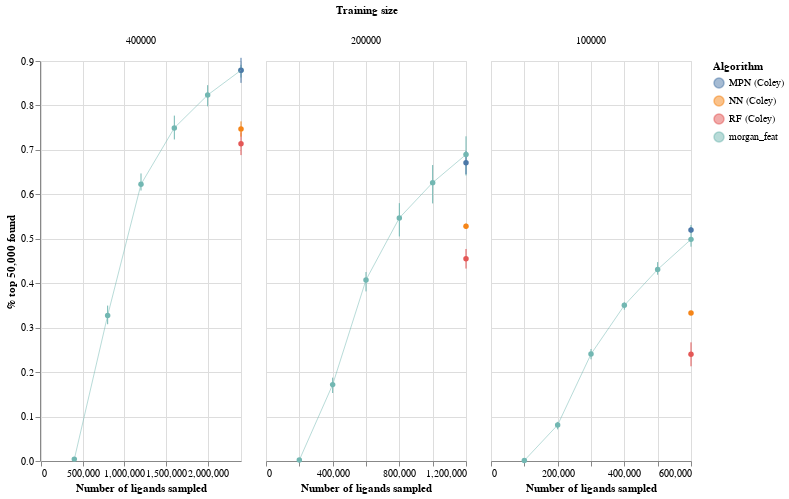

Here is the notebook cell this chart was saved with:
### Code cell
error_bars = alt.Chart(concat).mark_errorbar(extent='ci').encode(
  x=alt.X('N ligands explored:Q',title='Number of ligands sampled'),
  y=alt.Y('% top-k found:Q', title='% top 50,000 found'),
    color=alt.Color('Algorithm')
)

points = alt.Chart(concat).mark_point(filled=True, color='black').encode(
  x=alt.X('N ligands explored:Q'),
  y=alt.Y('% top-k found:Q',aggregate='mean',title='% top 50,000 found'),
    color=alt.Color('Algorithm')
)

line = alt.Chart(concat).mark_line(color='black',size=1,opacity=0.5).encode(
  x=alt.X('N ligands explored:Q'),
  y=alt.Y('% top-k found:Q',aggregate='mean',title='% top 50,000 found'),
    color=alt.Color('Algorithm')
)

ch = (error_bars+points+line).properties(height=400,width=200).facet(
    column=alt.Column('Training size:N',sort=alt.Sort([0.004, 0.002, 0.001])),
).resolve_scale(x='independent')
ch

### Figure 1 — Vega-Lite specification as saved in the notebook (floating-point values rounded to 4 significant figures)
{"config": {"view": {"continuousWidth": 400, "continuousHeight": 300}}, "data": {"name": "data-ccf4b4b9d0bb947ece1143dc200744dd"}, "facet": {"column": {"type": "nominal", "field": "Training size", "sort": [0.004, 0.002, 0.001]}}, "spec": {"layer": [{"mark": {"type": "errorbar", "extent": "ci"}, "encoding": {"color": {"type": "nominal", "field": "Algorithm"}, "x": {"type": "quantitative", "field": "N ligands explored", "title": "Number of ligands sampled"}, "y": {"type": "quantitative", "field": "% top-k found", "title": "% top 50,000 found"}}}, {"mark": {"type": "point", "color": "black", "filled": true}, "encoding": {"color": {"type": "nominal", "field": "Algorithm"}, "x": {"type": "quantitative", "field": "N ligands explored"}, "y": {"type": "quantitative", "aggregate": "mean", "field": "% top-k found", "title": "% top 50,000 found"}}}, {"mark": {"type": "line", "color": "black", "opacity": 0.5, "size": 1}, "encoding": {"color": {"type": "nominal", "field": "Algorithm"}, "x": {"type": "quantitative", "field": "N ligands explored"}, "y": {"type": "quantitative", "aggregate": "mean", "field": "% top-k found", "title": "% top 50,000 found"}}}], "height": 400, "width": 200}, "resolve": {"scale": {"x": "independent"}}, "$schema": "https://vega.github.io/schema/vega-lite/v4.8.1.json", "datasets": {"data-ccf4b4b9d0bb947ece1143dc200744dd": [{"Unnamed: 0": 0.0, "Algorithm": "morgan_feat", "Training size": 400000, "N ligands explored": 400000, "% top-k found": 0.0037}, {"Unnamed: 0": 1.0, "Algorithm": "morgan_feat", "Training size": 400000, "N ligands explored": 800000, "% top-k found": 0.3077}, {"Unnamed: 0": 2.0, "Algorithm": "morgan_feat", "Training size": 400000, "N ligands explored": 1200000, "% top-k found": 0.6086}, {"Unnamed: 0": 3.0, "Algorithm": "morgan_feat", "Training size": 400000, "N ligands explored": 1600000, "% top-k found": 0.7478}, {"Unnamed: 0": 4.0, "Algorithm": "morgan_feat", "Training size": 400000, "N ligands explored": 2000000, "% top-k found": 0.8267}, {"Unnamed: 0": 5.0, "Algorithm": "morgan_feat", "Training size": 400000, "N ligands explored": 2400000, "% top-k found": 0.8914}, {"Unnamed: 0": 6.0, "Algorithm": "morgan_feat", "Training size": 200000, "N ligands explored": 200000, "% top-k found": 0.00178}, {"Unnamed: 0": 7.0, "Algorithm": "morgan_feat", "Training size": 200000, "N ligands explored": 400000, "% top-k found": 0.153}, {"Unnamed: 0": 8.0, "Algorithm": "morgan_feat", "Training size": 200000, "N ligands explored": 600000, "% top-k found": 0.3816}, {"Unnamed: 0": 9.0, "Algorithm": "morgan_feat", "Training size": 200000, "N ligands explored": 800000, "% top-k found": 0.5052}, {"Unnamed: 0": 10.0, "Algorithm": "morgan_feat", "Training size": 200000, "N ligands explored": 1000000, "% top-k found": 0.5795}, {"Unnamed: 0": 11.0, "Algorithm": "morgan_feat", "Training size": 200000, "N ligands explored": 1200000, "% top-k found": 0.6425}, {"Unnamed: 0": 12.0, "Algorithm": "morgan_feat", "Training size": 100000, "N ligands explored": 100000, "% top-k found": 0.00094}, {"Unnamed: 0": 13.0, "Algorithm": "morgan_feat", "Training size": 100000, "N ligands explored": 200000, "% top-k found": 0.07122}, {"Unnamed: 0": 14.0, "Algorithm": "morgan_feat", "Training size": 100000, "N ligands explored": 300000, "% top-k found": 0.2289}, {"Unnamed: 0": 15.0, "Algorithm": "morgan_feat", "Training size": 100000, "N ligands explored": 400000, "% top-k found": 0.3403}, {"Unnamed: 0": 16.0, "Algorithm": "morgan_feat", "Training size": 100000, "N ligands explored": 500000, "% top-k found": 0.4191}, {"Unnamed: 0": 17.0, "Algorithm": "morgan_feat", "Training size": 100000, "N ligands explored": 600000, "% top-k found": 0.4822}, {"Unnamed: 0": 18.0, "Algorithm": "morgan_feat", "Training size": 400000, "N ligands explored": 400000, "% top-k found": 0.00448}, {"Unnamed: 0": 19.0, "Algorithm": "morgan_feat", "Training size": 400000, "N ligands explored": 800000, "% top-k found": 0.3252}, {"Unnamed: 0": 20.0, "Algorithm": "morgan_feat", "Training size": 400000, "N ligands explored": 1200000, "% top-k found": 0.6125}, {"Unnamed: 0": 21.0, "Algorithm": "morgan_feat", "Training size": 400000, "N ligands explored": 1600000, "% top-k found": 0.7234}, {"Unnamed: 0": 22.0, "Algorithm": "morgan_feat", "Training size": 400000, "N ligands explored": 2000000, "% top-k found": 0.798}, {"Unnamed: 0": 23.0, "Algorithm": "morgan_feat", "Training size": 400000, "N ligands explored": 2400000, "% top-k found": 0.8627}, {"Unnamed: 0": 24.0, "Algorithm": "morgan_feat", "Training size": 200000, "N ligands explored": 200000, "% top-k found": 0.0022}, {"Unnamed: 0": 25.0, "Algorithm": "morgan_feat", "Training size": 200000, "N ligands explored": 400000, "% top-k found": 0.175}, {"Unnamed: 0": 26.0, "Algorithm": "morgan_feat", "Training size": 200000, "N ligands explored": 600000, "% top-k found": 0.4158}, {"Unnamed: 0": 27.0, "Algorithm": "morgan_feat", "Training size": 200000, "N ligands explored": 800000, "% top-k found": 0.555}, {"Unnamed: 0": 28.0, "Algorithm": "morgan_feat", "Training size": 200000, "N ligands explored": 1000000, "% top-k found": 0.6335}, {"Unnamed: 0": 29.0, "Algorithm": "morgan_feat", "Training size": 200000, "N ligands explored": 1200000, "% top-k found": 0.6957}, {"Unnamed: 0": 30.0, "Algorithm": "morgan_feat", "Training size": 100000, "N ligands explored": 100000, "% top-k found": 0.00116}, {"Unnamed: 0": 31.0, "Algorithm": "morgan_feat", "Training size": 100000, "N ligands explored": 200000, "% top-k found": 0.08806}, {"Unnamed: 0": 32.0, "Algorithm": "morgan_feat", "Training size": 100000, "N ligands explored": 300000, "% top-k found": 0.2519}, {"Unnamed: 0": 33.0, "Algorithm": "morgan_feat", "Training size": 100000, "N ligands explored": 400000, "% top-k found": 0.3532}, {"Unnamed: 0": 34.0, "Algorithm": "morgan_feat", "Training size": 100000, "N ligands explored": 500000, "% top-k found": 0.4263}, {"Unnamed: 0": 35.0, "Algorithm": "morgan_feat", "Training size": 100000, "N ligands explored": 600000, "% top-k found": 0.4829}, {"Unnamed: 0": 36.0, "Algorithm": "morgan_feat", "Training size": 400000, "N ligands explored": 400000, "% top-k found": 0.00448}, {"Unnamed: 0": 37.0, "Algorithm": "morgan_feat", "Training size": 400000, "N ligands explored": 800000, "% top-k found": 0.3497}, {"Unnamed: 0": 38.0, "Algorithm": "morgan_feat", "Training size": 400000, "N ligands explored": 1200000, "% top-k found": 0.647}, {"Unnamed: 0": 39.0, "Algorithm": "morgan_feat", "Training size": 400000, "N ligands explored": 1600000, "% top-k found": 0.7771}, {"Unnamed: 0": 40.0, "Algorithm": "morgan_feat", "Training size": 400000, "N ligands explored": 2000000, "% top-k found": 0.8456}, {"Unnamed: 0": 41.0, "Algorithm": "morgan_feat", "Training size": 400000, "N ligands explored": 2400000, "% top-k found": 0.8836}, {"Unnamed: 0": 42.0, "Algorithm": "morgan_feat", "Training size": 200000, "N ligands explored": 200000, "% top-k found": 0.00254}, {"Unnamed: 0": 43.0, "Algorithm": "morgan_feat", "Training size": 200000, "N ligands explored": 400000, "% top-k found": 0.1876}, {"Unnamed: 0": 44.0, "Algorithm": "morgan_feat", "Training size": 200000, "N ligands explored": 600000, "% top-k found": 0.4252}, {"Unnamed: 0": 45.0, "Algorithm": "morgan_feat", "Training size": 200000, "N ligands explored": 800000, "% top-k found": 0.5802}, {"Unnamed: 0": 46.0, "Algorithm": "morgan_feat", "Training size": 200000, "N ligands explored": 1000000, "% top-k found": 0.6659}, {"Unnamed: 0": 47.0, "Algorithm": "morgan_feat", "Training size": 200000, "N ligands explored": 1200000, "% top-k found": 0.7306}, {"Unnamed: 0": 48.0, "Algorithm": "morgan_feat", "Training size": 100000, "N ligands explored": 100000, "% top-k found": 0.00118}, {"Unnamed: 0": 49.0, "Algorithm": "morgan_feat", "Training size": 100000, "N ligands explored": 200000, "% top-k found": 0.08394}, {"Unnamed: 0": 50.0, "Algorithm": "morgan_feat", "Training size": 100000, "N ligands explored": 300000, "% top-k found": 0.2411}, {"Unnamed: 0": 51.0, "Algorithm": "morgan_feat", "Training size": 100000, "N ligands explored": 400000, "% top-k found": 0.357}, {"Unnamed: 0": 52.0, "Algorithm": "morgan_feat", "Training size": 100000, "N ligands explored": 500000, "% top-k found": 0.4475}, {"Unnamed: 0": 53.0, "Algorithm": "morgan_feat", "Training size": 100000, "N ligands explored": 600000, "% top-k found": 0.5309}, {"Unnamed: 0": null, "Algorithm": "RF (Coley)", "Training size": 400000, "N ligands explored": 2400000, "% top-k found": 0.6883}, {"Unnamed: 0": null, "Algorithm": "RF (Coley)", "Training size": 400000, "N ligands explored": 2400000, "% top-k found": 0.714}, {"Unnamed: 0": null, "Algorithm": "RF (Coley)", "Training size": 400000, "N ligands explored": 2400000, "% top-k found": 0.7397}, {"Unnamed: 0": null, "Algorithm": "NN (Coley)", "Training size": 400000, "N ligands explored": 2400000, "% top-k found": 0.7299}, {"Unnamed: 0": null, "Algorithm": "NN (Coley)", "Training size": 400000, "N ligands explored": 2400000, "% top-k found": 0.747}, {"Unnamed: 0": null, "Algorithm": "NN (Coley)", "Training size": 400000, "N ligands explored": 2400000, "% top-k found": 0.7641}, {"Unnamed: 0": null, "Algorithm": "MPN (Coley)", "Training size": 400000, "N ligands explored": 2400000, "% top-k found": 0.8508}, {"Unnamed: 0": null, "Algorithm": "MPN (Coley)", "Training size": 400000, "N ligands explored": 2400000, "% top-k found": 0.879}, {"Unnamed: 0": null, "Algorithm": "MPN (Coley)", "Training size": 400000, "N ligands explored": 2400000, "% top-k found": 0.9072}, {"Unnamed: 0": null, "Algorithm": "RF (Coley)", "Training size": 200000, "N ligands explored": 1200000, "% top-k found": 0.433}, {"Unnamed: 0": null, "Algorithm": "RF (Coley)", "Training size": 200000, "N ligands explored": 1200000, "% top-k found": 0.455}, {"Unnamed: 0": null, "Algorithm": "RF (Coley)", "Training size": 200000, "N ligands explored": 1200000, "% top-k found": 0.477}, {"Unnamed: 0": null, "Algorithm": "NN (Coley)", "Training size": 200000, "N ligands explored": 1200000, "% top-k found": 0.5219}, {"Unnamed: 0": null, "Algorithm": "NN (Coley)", "Training size": 200000, "N ligands explored": 1200000, "% top-k found": 0.528}, {"Unnamed: 0": null, "Algorithm": "NN (Coley)", "Training size": 200000, "N ligands explored": 1200000, "% top-k found": 0.5341}, {"Unnamed: 0": null, "Algorithm": "MPN (Coley)", "Training size": 200000, "N ligands explored": 1200000, "% top-k found": 0.6453}, {"Unnamed: 0": null, "Algorithm": "MPN (Coley)", "Training size": 200000, "N ligands explored": 1200000, "% top-k found": 0.671}, {"Unnamed: 0": null, "Algorithm": "MPN (Coley)", "Training size": 200000, "N ligands explored": 1200000, "% top-k found": 0.6967}, {"Unnamed: 0": null, "Algorithm": "RF (Coley)", "Training size": 100000, "N ligands explored": 600000, "% top-k found": 0.2131}, {"Unnamed: 0": null, "Algorithm": "RF (Coley)", "Training size": 100000, "N ligands explored": 600000, "% top-k found": 0.24}, {"Unnamed: 0": null, "Algorithm": "RF (Coley)", "Training size": 100000, "N ligands explored": 600000, "% top-k found": 0.2669}, {"Unnamed: 0": null, "Algorithm": "NN (Coley)", "Training size": 100000, "N ligands explored": 600000, "% top-k found": 0.3293}, {"Unnamed: 0": null, "Algorithm": "NN (Coley)", "Training size": 100000, "N ligands explored": 600000, "% top-k found": 0.333}, {"Unnamed: 0": null, "Algorithm": "NN (Coley)", "Training size": 100000, "N ligands explored": 600000, "% top-k found": 0.3367}, {"Unnamed: 0": null, "Algorithm": "MPN (Coley)", "Training size": 100000, "N ligands explored": 600000, "% top-k found": 0.5139}, {"Unnamed: 0": null, "Algorithm": "MPN (Coley)", "Training size": 100000, "N ligands explored": 600000, "% top-k found": 0.52}, {"Unnamed: 0": null, "Algorithm": "MPN (Coley)", "Training size": 100000, "N ligands explored": 600000, "% top-k found": 0.5261}]}}
